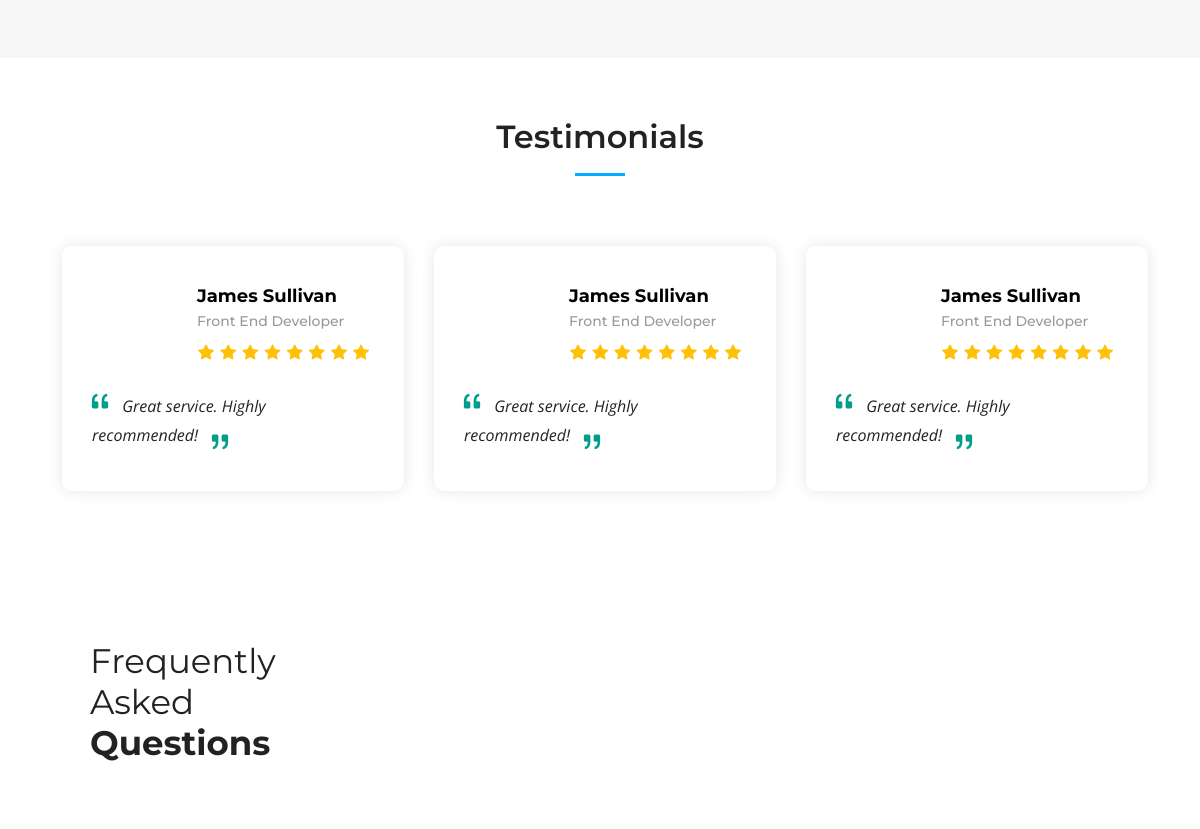
The app's page / (middle part), older data.
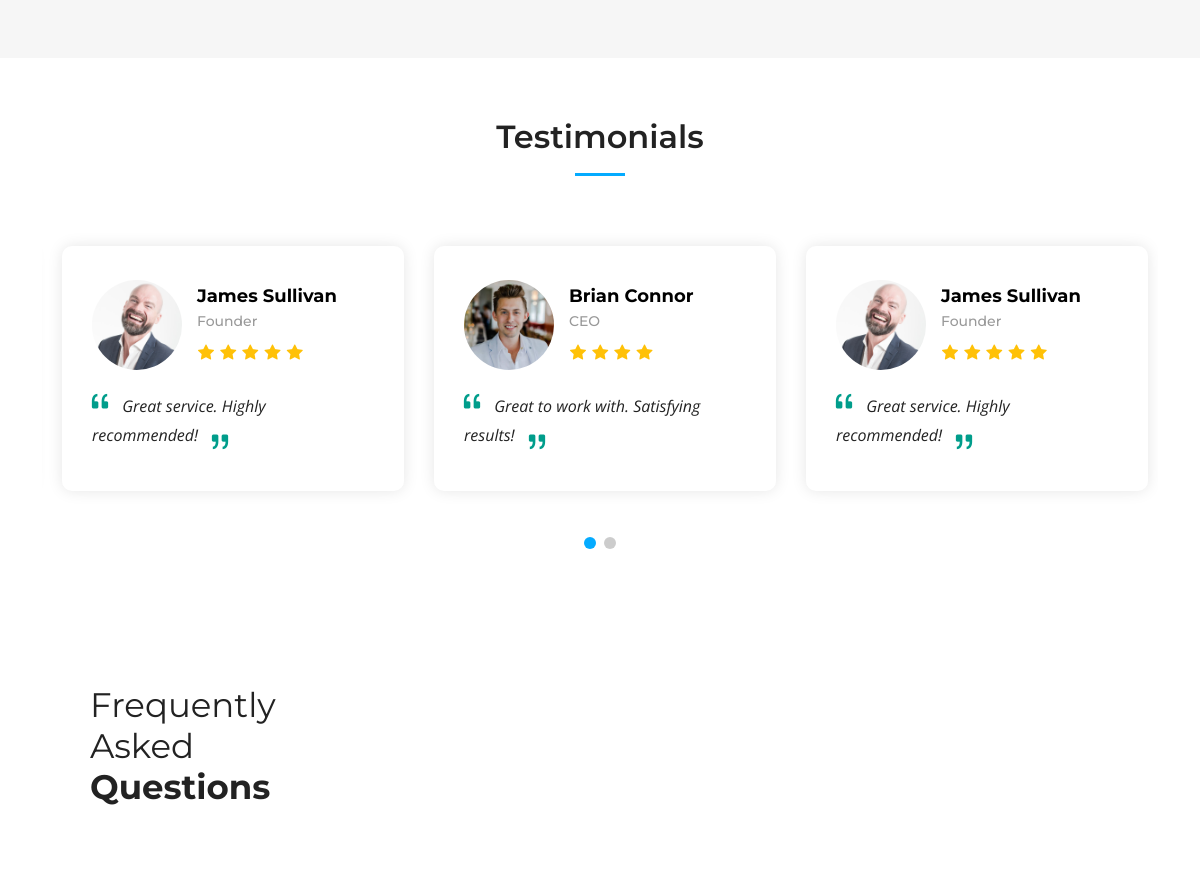
The same page, newer data.
### app/models.py (models this page shows, shortened)
class Testimonial(models.Model):
    user_image = models.CharField(max_length=255, blank=True, null=True)
    stars_count = [
        (1, "One"),
        (2, "Two"),
        (3, "Three"),
        (4, "Four"),
        (5, "Five"),
    ]
    rating = models.IntegerField(choices=stars_count)
    username = models.CharField(max_length=50)
    user_position = models.CharField(max_length=50)
    review = models.TextField()

### app/views.py (the view)
# urls.py: path("", index, name="home"),
def index(request):
    general_info = GeneralInfo.objects.first()
    services = Service.objects.all()
    testimonials = Testimonial.objects.all()
    faqs = FrequencyAskedQuestion.objects.all()
    context = {
        "company_name": general_info.company_name,
        "location": general_info.location,
        "phone": general_info.phone,
        "email": general_info.email,
        "open_hours": general_info.open_hours,
        "video_url": general_info.video_url,
        "twitter_url": general_info.twitter_url,
        "facebook_url": general_info.facebook_url,
        "instagram_url": general_info.instagram_url,
        "linkedin_url": general_info.linkedin_url,
        "services": services,
        "testimonials": testimonials,
        "faqs": faqs,
    }
    return render(request, "index.html", context)

### templates/index.html (shortened to what this page needs)
{% extends 'assets/main.html' %}
{% load static %}
{% block mainContent %}
    <section id="services" class="services sections-bg">
    </section>
    <section id="testimonials" class="testimonials">
      <div class="container" data-aos="fade-up">
        <div class="section-header">
          <h2>Testimonials</h2>
        </div>
        <div class="slides-3 swiper" data-aos="fade-up" data-aos-delay="100">
          <div class="swiper-wrapper">
            {% for testimonial in testimonials %}
              <div class="swiper-slide">
                <div class="testimonial-wrap">
                  <div class="testimonial-item">
                    <div class="d-flex align-items-center">
                      {% if 'http' in testimonial.user_image %}
                        <img src="{{ testimonial.user_image }}" class="testimonial-img flex-shrink-0" alt="">
                      {% else %}
                        <img src="{% static testimonial.user_image %}" class="testimonial-img flex-shrink-0" alt="">
                      {% endif %}
                      <div>
                        <h3>{{ testimonial.username }}</h3>
                        <h4>{{ testimonial.user_position }}</h4>
                        <div class="stars">
                          {% for i in 'x'|ljust:testimonial.rating %}
                            <i class="bi bi-star-fill"></i>
                          {% endfor %}
                        </div>
                      </div>
                    </div>
                    <p>
                      <i class="bi bi-quote quote-icon-left"></i>
                      {{ testimonial.review }}
                      <i class="bi bi-quote quote-icon-right"></i>
                    </p>
                  </div>
                </div>
              </div>
            {% endfor %}
          </div>
          <div class="swiper-pagination"></div>
        </div>
      </div>
    </section>
    <section id="faq" class="faq">
      <div class="container" data-aos="fade-up">
        <div class="row gy-4">
          <div class="col-lg-4">
            <div class="content px-xl-5">
              <h3>Frequently Asked <strong>Questions</strong></h3>
            </div>
          </div>
          <div class="col-lg-8">
          </div>
        </div>
      </div>
    </section>
{% endblock %}

### templates/assets/main.html (shortened to what this page needs)
{% load static %}
<!DOCTYPE html>
<html lang="en">
<head>
  <link href="{% static 'assets/vendor/bootstrap/css/bootstrap.min.css' %}" rel="stylesheet">
  <link href="{% static 'assets/vendor/bootstrap-icons/bootstrap-icons.css' %}" rel="stylesheet">
  <link href="{% static 'assets/vendor/aos/aos.css' %}" rel="stylesheet">
  <link href="{% static 'assets/vendor/glightbox/css/glightbox.min.css' %}" rel="stylesheet">
  <link href="{% static 'assets/vendor/swiper/swiper-bundle.min.css' %}" rel="stylesheet">
  <link href="{% static 'assets/css/main.css' %}" rel="stylesheet">
</head>
<body>
  <main id="main">
    {% block mainContent %}
    {% endblock %}
  </main>
</body>
</html>

### templates/assets/header.html (shortened to what this page needs)
{% load static %}

### templates/assets/footer.html (shortened to what this page needs)
{% load static %}

### static/assets/css/main.css (style rules this page uses)
:root { --font-default: "Open Sans", system-ui, -apple-system, "Segoe UI", Roboto, "Helvetica Neue", Arial, "Noto Sans", "Liberation Sans", sans-serif, "Apple Color Emoji", "Segoe UI Emoji", "Segoe UI Symbol", "Noto Color Emoji"; --font-primary: "Montserrat", sans-serif; --font-secondary: "Poppins", sans-serif; }
:root { --color-default: #222222; --color-primary: #04abff; --color-secondary: #f85a40; }
:root { scroll-behavior: smooth; }
body { font-family: var(--font-default); color: var(--color-default); }
h1, h2, h3, h4, h5, h6 { font-family: var(--font-primary); }
section { padding: 60px 0; overflow: hidden; }
.sections-bg { background-color: #f6f6f6; }
.section-header { text-align: center; padding-bottom: 20px; }
.section-header h2 { font-size: 32px; font-weight: 600; margin-bottom: 20px; padding-bottom: 20px; position: relative; }
.section-header h2:after { content: ""; position: absolute; display: block; width: 50px; height: 3px; background: var(--color-primary); left: 0; right: 0; bottom: 0; margin: auto; }
section { scroll-margin-top: 70px; }
.services { padding: 60px 0; }
.testimonials .testimonial-wrap { padding-left: 10px; }
.testimonials .testimonial-item { box-sizing: content-box; padding: 30px; margin: 30px 10px; box-shadow: 0px 0 15px rgba(0, 0, 0, 0.1); position: relative; background: #fff; border-radius: 10px; }
.testimonials .testimonial-item .testimonial-img { width: 90px; border-radius: 50px; margin-right: 15px; }
.testimonials .testimonial-item h3 { font-size: 18px; font-weight: bold; margin: 10px 0 5px 0; color: #000; }
.testimonials .testimonial-item h4 { font-size: 14px; color: #999; margin: 0; }
.testimonials .testimonial-item .stars { margin: 10px 0; }
.testimonials .testimonial-item .stars i { color: #ffc107; margin: 0 1px; }
.testimonials .testimonial-item .quote-icon-left, .testimonials .testimonial-item .quote-icon-right { color: #009d8b; font-size: 26px; line-height: 0; }
.testimonials .testimonial-item .quote-icon-left { display: inline-block; left: -5px; position: relative; }
.testimonials .testimonial-item .quote-icon-right { display: inline-block; right: -5px; position: relative; top: 10px; transform: scale(-1, -1); }
.testimonials .testimonial-item p { font-style: italic; margin: 15px auto 15px auto; }
.testimonials .swiper-pagination { margin-top: 20px; position: relative; }
.faq .content h3 { font-weight: 400; font-size: 34px; }

Row changes from the older to the newer data that the page shows:
changed Testimonial "James Sullivan": user_image: picture added; user_position "Front End Developer" → "Founder"; rating 8 → 5 (drawn)
added Testimonial: user_image (picture), username "Brian Connor", user_position "CEO", rating 4 (drawn), review "Great to work with. Satisfying results!"
